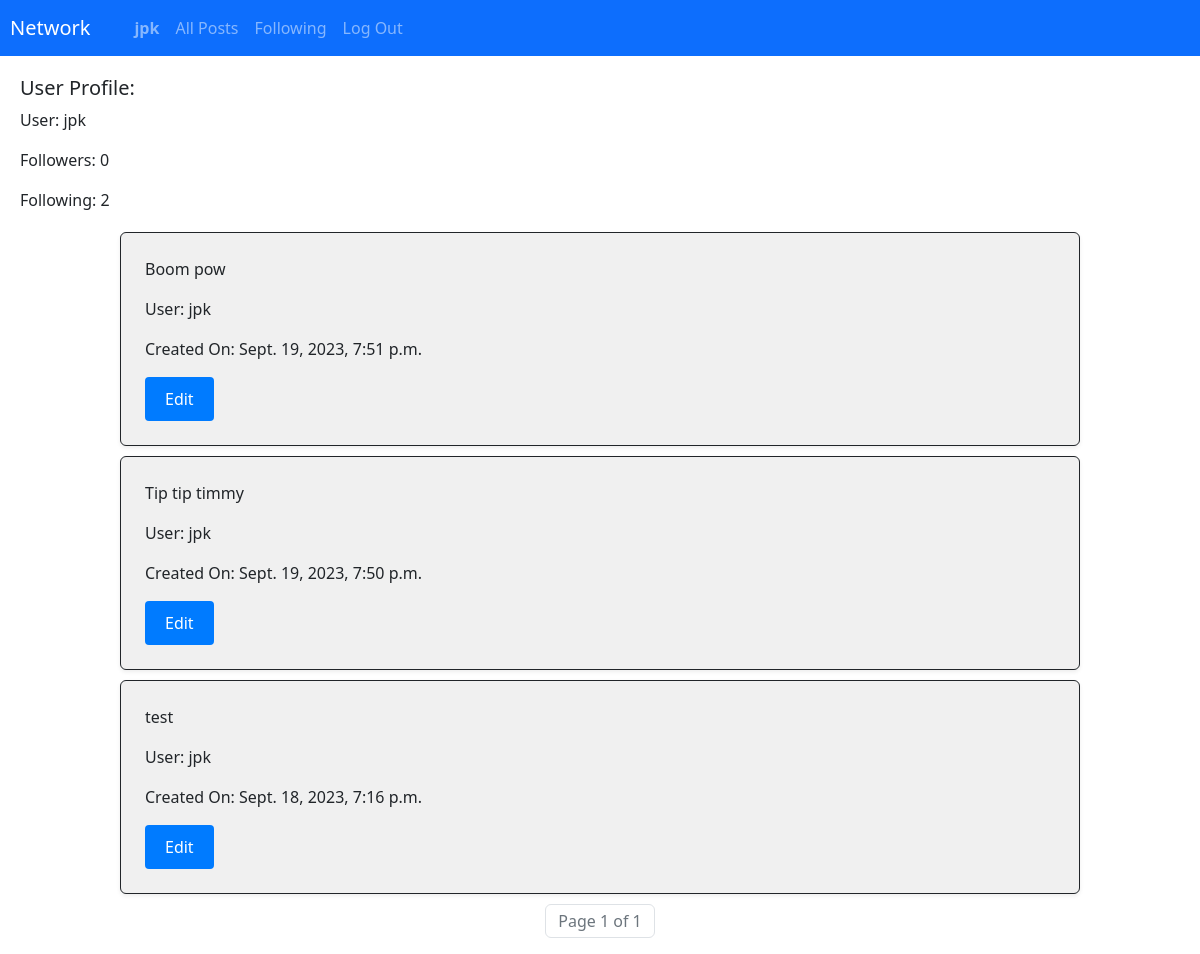
The app's page /1/user (signed in) with its own data.
### network/models.py (models this page shows, shortened)
class User(AbstractUser):
    pass

class Post(models.Model):
    user = models.ForeignKey(User, on_delete=models.CASCADE)
    text = models.TextField(verbose_name="Post Text")
    timeStamp = models.DateTimeField(auto_now_add=True)
    likeCount = models.IntegerField(blank=True, null=True)

### network/views.py (the view, shortened to what this page needs)
# urls.py: path("<int:user_id>/user", views.user, name="user"),
def user(request, user_id):
    user_info = User.objects.filter(id = user_id).first()
    userPost = Post.objects.filter(user = user_info).order_by('-timeStamp')
    followers = Follower.objects.filter(userfollow=user_id, currentFollow=True).count()
    following = Follower.objects.filter(user=user_info, currentFollow=True).count()
    print(followers, following)
    already_follow = Follower.objects.filter(user=request.user, userfollow=user_id, currentFollow = True).exists()
    paginator = Paginator(userPost, 10)
    page_number = request.GET.get('page')
    page_obj = paginator.get_page(page_number)
    has_previous_page = page_obj.has_previous
    logInId = request.user.id
    if user_id == request.user.id:
        return render(request, "network/profile.html",{
            "page_obj": page_obj,
            "user_info": user_info,
            "has_previous_page": has_previous_page,
            "already_follow": already_follow,
            "followers": followers,
            "following": following
        })

### network/templates/network/profile.html (shortened to what this page needs)
{% extends "network/layout.html" %}
{% load static %}
{% block body %}
<div name="userProfileHead" style="margin: 20px;">
    <h5>User Profile:</h5>
    <p>User: {{ user_info.username }}</p>
    <p>Followers: {{ followers }}</p>
    <p>Following: {{ following }} </p>
</div>
<div name="userPostDisplay">
    {% for post in page_obj %}
    <div id="post-{{ post.id }}" class="border border-dark p-4 rounded shadow-sm" style="width: 80%; margin: 10px auto; background-color: #f0f0f0; padding: 10px;">
        <div class="userPost" style="display: inline-block;">
            <p id="post-text-{{ post.id }}">{{ post.text }}</p>
            <p>User: {{ post.user.username }}</p>
            <p>Created On: {{ post.timeStamp }}</p>
            {% if user.is_authenticated and user.id == post.user.id %}
                <button class="edit-button" data-post-id="{{ post.id }}">Edit</button>
            {% endif %}
        </div>
    </div>
    {% endfor %}
    <nav aria-label="Page navigation">
        <ul class="pagination justify-content-center">
            <li class="page-item disabled">
                <span class="page-link">Page {{ page_obj.number }} of {{ page_obj.paginator.num_pages }}</span>
            </li>
        </ul>
    </nav>
</div>
{% endblock %}

### network/templates/network/layout.html (shortened to what this page needs)
{% load static %}
<!DOCTYPE html>
<html lang="en">
    <head>
        <link rel="stylesheet" href="https://stackpath.bootstrapcdn.com/bootstrap/4.4.1/css/bootstrap.min.css">
        <link rel="stylesheet" href="https://cdn.jsdelivr.net/npm/bootstrap@5.3.0/dist/css/bootstrap.min.css">
        <link href="{% static 'network/styles.css' %}" rel="stylesheet">
    </head>
    <body>
        <nav class="navbar navbar-expand-lg navbar-dark bg-primary">
            <a class="navbar-brand" href="#" style="margin-left: 10px;">Network</a>
            <div style="margin-left: 20px;">
              <ul class="navbar-nav mr-auto">
                {% if user.is_authenticated %}
                    <li class="nav-item">
                        <a class="nav-link" href="{% url 'user' user.id %}"><strong>{{ user.username }}</strong></a>
                    </li>
                {% endif %}
                <li class="nav-item">
                  <a class="nav-link" href="{% url 'index' %}">All Posts</a>
                </li>
                {% if user.is_authenticated %}
                    <li class="nav-item">
                        <a class="nav-link" href="{% url 'follow_page' %}">Following</a>
                    </li>
                    <li class="nav-item">
                        <a class="nav-link" href="{% url 'logout' %}">Log Out</a>
                    </li>
                {% endif %}
              </ul>
            </div>
          </nav>
        <div class="body">
            {% block body %}
            {% endblock %}
        </div>
    </body>
</html>

### network/static/network/styles.css (style rules this page uses)
button { padding: 10px 20px; background-color: #007bff; color: #fff; border: none; border-radius: 4px; cursor: pointer; }

### records on screen
User: username "jpk"
Post: text "Boom pow", user.username "jpk", timeStamp "Sept. 19, 2023, 7:51 p.m."
Post: text "Tip tip timmy", user.username "jpk", timeStamp "Sept. 19, 2023, 7:50 p.m."
Post: text "test", user.username "jpk", timeStamp "Sept. 18, 2023, 7:16 p.m."

### other values on screen
{{ followers }} "0"
{{ following }} "2"
{{ page_obj.number }} "1"
{{ page_obj.paginator.num_pages }} "1"
